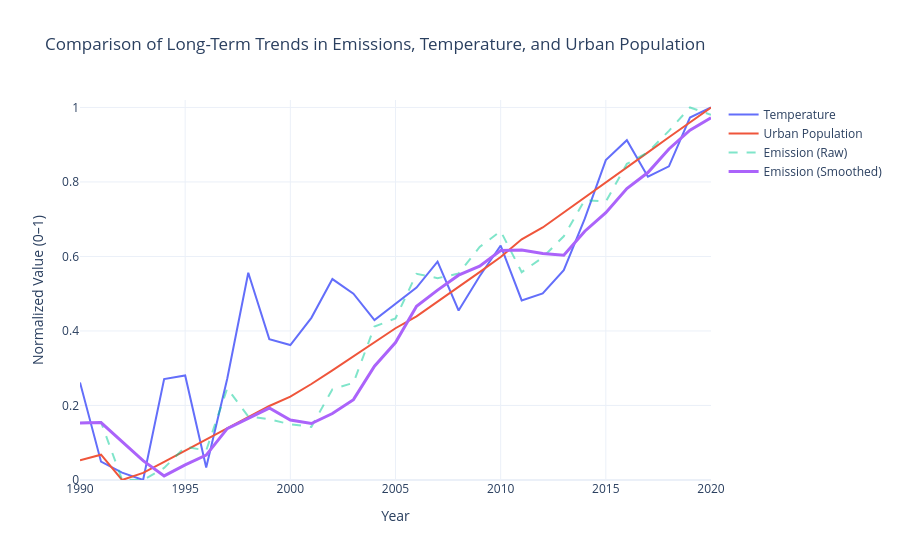
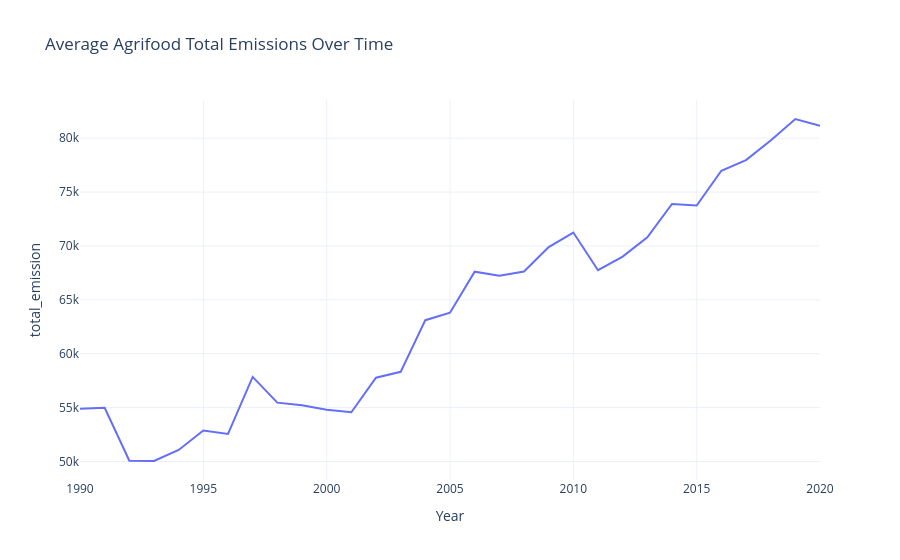

Notebook code for these charts, in order:
### Code cell
# 1. Aggregate yearly data
yearly = df_clean.groupby("Year").agg({
    "Average Temperature °C": "mean",
    "total_emission": "mean",
    "Urban population": "mean"
}).reset_index()

# 2. Normalize data (0–1 scale)
scaler = MinMaxScaler()
cols = ["Average Temperature °C", "total_emission", "Urban population"]

yearly_norm = yearly.copy()
yearly_norm[cols] = scaler.fit_transform(yearly[cols])

# 3. Smooth emissions (rolling average)
yearly_norm["Emission Smoothed"] = yearly_norm["total_emission"].rolling(
    window=3, min_periods=1
).mean()

# ===== 4. INTERACTIVE MULTI-LINE CHART =====
fig = go.Figure()

fig.add_trace(go.Scatter(
    x=yearly_norm["Year"],
    y=yearly_norm["Average Temperature °C"],
    mode='lines',
    name='Temperature'
))

fig.add_trace(go.Scatter(
    x=yearly_norm["Year"],
    y=yearly_norm["Urban population"],
    mode='lines',
    name='Urban Population'
))

fig.add_trace(go.Scatter(
    x=yearly_norm["Year"],
    y=yearly_norm["total_emission"],
    mode='lines',
    name='Emission (Raw)',
    line=dict(dash='dash'),
    opacity=0.5
))

fig.add_trace(go.Scatter(
    x=yearly_norm["Year"],
    y=yearly_norm["Emission Smoothed"],
    mode='lines',
    name='Emission (Smoothed)',
    line=dict(width=3)
))

fig.update_layout(
    title="Comparison of Long-Term Trends in Emissions, Temperature, and Urban Population",
    xaxis_title="Year",
    yaxis_title="Normalized Value (0–1)",
    xaxis=dict(range=[1990, 2020], dtick=5),
    yaxis=dict(range=[0, 1.02]),
    template="plotly_white",
    hovermode="x unified"
)

fig.show()

# ===== 5. INTERACTIVE EMISSION TREND =====
fig2 = px.line(
    yearly,
    x="Year",
    y="total_emission",
    title="Average Agrifood Total Emissions Over Time"
)

fig2.update_layout(
    template="plotly_white",
    hovermode="x unified"
)

fig2.show()

### Figure 1 — Plotly figure (JSON) as saved in the notebook; plotly's stock layout.template omitted (floating-point values rounded to 4 significant figures)
{"data": [{"mode": "lines", "name": "Temperature", "type": "scatter", "x": [1990, 1991, 1992, 1993, 1994, 1995, 1996, 1997, 1998, 1999, 2000, 2001, 2002, 2003, 2004, 2005, 2006, 2007, 2008, 2009, 2010, 2011, 2012, 2013, 2014, 2015, 2016, 2017, 2018, 2019, 2020], "y": [0.2618, 0.04918, 0.01966, 0.0, 0.2708, 0.2805, 0.03364, 0.272, 0.5563, 0.3781, 0.3623, 0.4353, 0.5393, 0.5, 0.4291, 0.4741, 0.5166, 0.5862, 0.4549, 0.547, 0.6294, 0.4821, 0.5009, 0.5634, 0.7014, 0.8586, 0.912, 0.8141, 0.8419, 0.9728, 1.0]}, {"mode": "lines", "name": "Urban Population", "type": "scatter", "x": [1990, 1991, 1992, 1993, 1994, 1995, 1996, 1997, 1998, 1999, 2000, 2001, 2002, 2003, 2004, 2005, 2006, 2007, 2008, 2009, 2010, 2011, 2012, 2013, 2014, 2015, 2016, 2017, 2018, 2019, 2020], "y": [0.053, 0.06798, 0.0, 0.01923, 0.04869, 0.0783, 0.108, 0.138, 0.1681, 0.1987, 0.2237, 0.2577, 0.294, 0.3311, 0.3688, 0.4074, 0.4391, 0.4779, 0.5176, 0.5578, 0.5985, 0.6461, 0.6778, 0.7177, 0.7578, 0.7983, 0.8389, 0.8795, 0.9199, 0.9601, 1.0]}, {"line": {"dash": "dash"}, "mode": "lines", "name": "Emission (Raw)", "opacity": 0.5, "type": "scatter", "x": [1990, 1991, 1992, 1993, 1994, 1995, 1996, 1997, 1998, 1999, 2000, 2001, 2002, 2003, 2004, 2005, 2006, 2007, 2008, 2009, 2010, 2011, 2012, 2013, 2014, 2015, 2016, 2017, 2018, 2019, 2020], "y": [0.1529, 0.1556, 0.0006034, 0.0, 0.03232, 0.08902, 0.07924, 0.2458, 0.1707, 0.1627, 0.1496, 0.1425, 0.2436, 0.2607, 0.4118, 0.4338, 0.5535, 0.5418, 0.554, 0.6255, 0.668, 0.5578, 0.5975, 0.6541, 0.7514, 0.7472, 0.8486, 0.8798, 0.9372, 1.0, 0.9803]}, {"line": {"width": 3}, "mode": "lines", "name": "Emission (Smoothed)", "type": "scatter", "x": [1990, 1991, 1992, 1993, 1994, 1995, 1996, 1997, 1998, 1999, 2000, 2001, 2002, 2003, 2004, 2005, 2006, 2007, 2008, 2009, 2010, 2011, 2012, 2013, 2014, 2015, 2016, 2017, 2018, 2019, 2020], "y": [0.1529, 0.1542, 0.103, 0.05206, 0.01097, 0.04045, 0.06686, 0.138, 0.1653, 0.1931, 0.161, 0.1516, 0.1786, 0.2156, 0.3054, 0.3688, 0.4664, 0.5097, 0.5498, 0.5738, 0.6158, 0.6171, 0.6078, 0.6031, 0.6677, 0.7176, 0.7824, 0.8252, 0.8885, 0.939, 0.9725]}], "layout": {"hovermode": "x unified", "title": {"text": "Comparison of Long-Term Trends in Emissions, Temperature, and Urban Population"}, "xaxis": {"dtick": 5, "range": [1990, 2020], "title": {"text": "Year"}}, "yaxis": {"range": [0, 1.02], "title": {"text": "Normalized Value (0–1)"}}}}

### Figure 2 — Plotly figure (JSON) as saved in the notebook; plotly's stock layout.template omitted (floating-point values rounded to 4 significant figures)
{"data": [{"hovertemplate": "Year=%{x}<br>total_emission=%{y}<extra></extra>", "legendgroup": "", "line": {"color": "#636efa", "dash": "solid"}, "marker": {"symbol": "circle"}, "mode": "lines", "name": "", "orientation": "v", "showlegend": false, "type": "scatter", "x": [1990, 1991, 1992, 1993, 1994, 1995, 1996, 1997, 1998, 1999, 2000, 2001, 2002, 2003, 2004, 2005, 2006, 2007, 2008, 2009, 2010, 2011, 2012, 2013, 2014, 2015, 2016, 2017, 2018, 2019, 2020], "xaxis": "x", "y": [54900.0, 54980.0, 50070.0, 50050.0, 51070.0, 52870.0, 52560.0, 57850.0, 55460.0, 55210.0, 54790.0, 54570.0, 57780.0, 58320.0, 63110.0, 63810.0, 67610.0, 67240.0, 67630.0, 69900.0, 71240.0, 67750.0, 69010.0, 70800.0, 73890.0, 73760.0, 76980.0, 77970.0, 79790.0, 81780.0, 81160.0], "yaxis": "y"}], "layout": {"hovermode": "x unified", "legend": {"tracegroupgap": 0}, "title": {"text": "Average Agrifood Total Emissions Over Time"}, "xaxis": {"anchor": "y", "domain": [0, 1], "title": {"text": "Year"}}, "yaxis": {"anchor": "x", "domain": [0, 1], "title": {"text": "total_emission"}}}}
